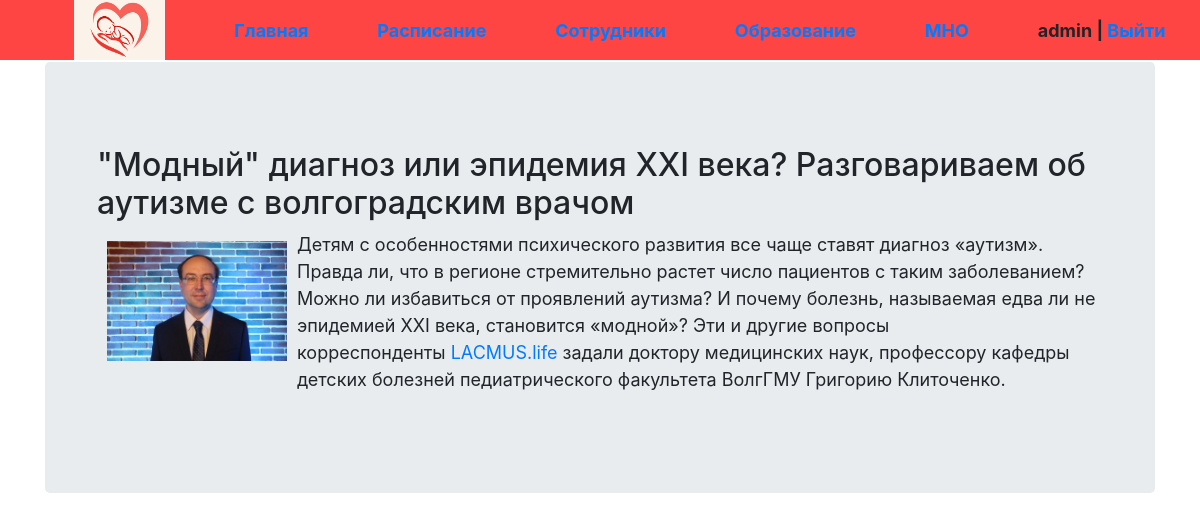
Screenshot of /post/modnyj-diagnoz-ili-epidemiya-xxi-veka-razgovarivaem-ob-autizme-s-volgogradskim-vrachom/ (signed in) with the database file from the repository.
### department/models.py (models this page shows, shortened)
class News(models.Model):
    title = models.CharField(max_length=255, verbose_name='Название')
    slug = models.SlugField(max_length=255, unique=True, db_index=True, verbose_name='URL')
    content = models.TextField(blank=True, verbose_name='Контент')
    photo = models.ImageField(upload_to='photos/%Y/%m/%d', blank=True, verbose_name='Фото')
    time_created = models.DateTimeField(auto_now_add=True, verbose_name='Дата публикации')
    time_update = models.DateTimeField(auto_now=True, verbose_name='Дата обновления')
    is_published = models.BooleanField(default=True, verbose_name='Опубликовано')
    cat = models.ForeignKey('Category', on_delete=models.PROTECT)
    def __str__(self):
        return self.title
    class Meta:
        verbose_name = 'Новость'
        verbose_name_plural = 'Новости'
        ordering = ['-time_created']

### department/views.py (the view)
# urls.py: path('post/<slug:post_slug>/', ShowPost.as_view(), name='post'),
class ShowPost(DataMixin, DetailView):
    model = News
    template_name = 'department/post.html'
    context_object_name = 'post'
    slug_url_kwarg = 'post_slug'
    def get_context_data(self, *, object_list=None, **kwargs):
        context = super().get_context_data(**kwargs)
        c_def = self.get_user_context(title=context['post'])
        return dict(list(context.items()) + list(c_def.items()))

### department/utils.py (called while the page is built)
    def get_user_context(self, **kwargs):
        context = kwargs
        cats = Category.objects.all()
        user_menu = menu.copy()
        if not self.request.user.is_authenticated:
            user_menu.pop(1)
        context['menu'] = user_menu
        context['cats'] = cats
        return context

### department/templates/department/post.html
{% extends 'department/base.html'%}
{% block content %}
<div class="post">
    <h2>{{ post.title }}</h2>
    {% if post.photo %}
    <a href=""><img src="{{ post.photo.url}}" alt="" class="image"></a>
    {% endif %}
    {{ post.content | safe }}
</div>
{% endblock %}

### department/templates/department/base.html (shortened to what this page needs)
<!DOCTYPE html>
{% load static %}
<html lang="ru">
<head>
    <link rel="stylesheet" href="{% static 'css/style.css' %}">
    <link rel="stylesheet" href="https://stackpath.bootstrapcdn.com/bootstrap/4.3.1/css/bootstrap.min.css"
>
</head>
<body>
<div class="header">
    <div class="wrap">
        <ul class="mainmenu">
            <li class="logo"><a href="{% url 'index' %}">
                <img src="{% static 'department/logo.jpg' %}" alt="">
            </a></li>
            {% for m in menu %}
            <li class="last"><a href="{% url m.url_name %}">{{ m.title }}</a></li>
            {% endfor %}
            {% if request.user.is_authenticated %}
            <li class="last">{{ user.username }} | <a href="{% url 'logout' %}">Выйти</a></li>
            {% else %}
            <li class="last"><a href="{% url 'signupuser' %}">Регистрация</a> | <a
                    href="{% url 'loginuser' %}">Войти</a></li>
            {% endif %}
        </ul>
    </div>
</div>
<main role="main" class="container">
    <div class="jumbotron">
        {%block content%}
        {%endblock%}
    </div>
</main>
</body>
</html>

### department/static/css/style.css (style rules this page uses)
body { background: #FFEFD5; margin: 0; padding: 0; font-family: Verdana, Geneva, Tahoma, sans-serif; }
.wrap { max-width: 1480px; margin: 0 auto; }
.mainmenu { display: flex; align-items: center; font-size: 18px; font-weight: bold; justify-content: space-around; background: #FF4444; height: 60px; margin: 0; }
ul { list-style: none; }
a { text-decoration: none; }
.image { width: 120px; float: left; padding: 10px; box-sizing: border-box; }
.post h2 { margin-top: 0; }
.post { font-size: 18px; padding: 20px; box-sizing: border-box; }
.post img { width: 200px; }
.container { padding: 2px 16px; }
img { width: 120px; border-radius: 5px 5px 0 0; }
.logo img { width: 91px; padding-bottom: 4px; }

### rows the page displays
News: title "\"Модный\" диагноз или эпидемия XXI века? Разговариваем об аутизме с волгоградским врачом", photo (picture), content "Детям с особенностями психического развития все чаще ставят диагноз «аутизм». Правда ли, что в регионе стремительно растет число пациентов с таким заболеванием? Можно ли избавиться от проявлений аутизма? И почему болезнь, называемая едва ли не эпидемией XXI века, становится «модной»? Эти и другие вопросы корреспонденты LACMUS.life задали доктору медицинских наук, профессору кафедры детских болезней педиатрического факультета ВолгГМУ Григорию Клиточенко."

### other values shown
{{ m.title }} "Главная" "Расписание" "Сотрудники" "Образование" "МНО"
{{ user.username }} "admin"
